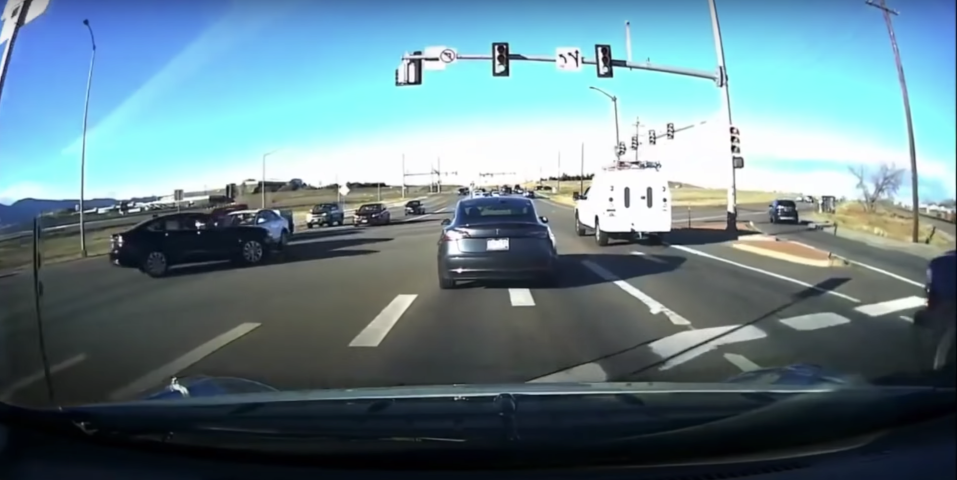
#> input picture pic/04.png, 2870 x 1440 px (shown at 1/3 size)
$ python laneDetection.py
#> lines starting #> are read from the running program, lines starting #| are printed output that depends on the picture; after the words box and inside, x2 and y2 are one past the last pixel; in counts of white or black regions, pixels touching at a corner belong together
import cv2
import numpy as np

##图片灰化、高斯过滤以及canny
image = cv2.imread("pic/04.png")
#> image is the input picture: shape (1440, 2870, 3); mean B, G, R 138.6, 129.3, 102.4
# = cv2.resize(image, (720, 540), interpolation=cv2.INTER_CUBIC)
#cv2.imshow("laneWindow", image)
gray_image = cv2.cvtColor(image, cv2.COLOR_RGB2GRAY)
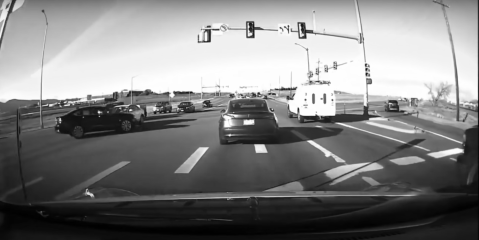
#> gray_image: shape (1440, 2870) (shown at 1/6 size); min 0, max 255, mean 129
#cv2.imshow("grayWindow", gray_image)
Gaus_image = cv2.GaussianBlur(gray_image, (5, 5), 0, 0)
#cv2.imshow("GaussianWindow", Gaus_image)
edge_image = cv2.Canny(Gaus_image, 50, 200)
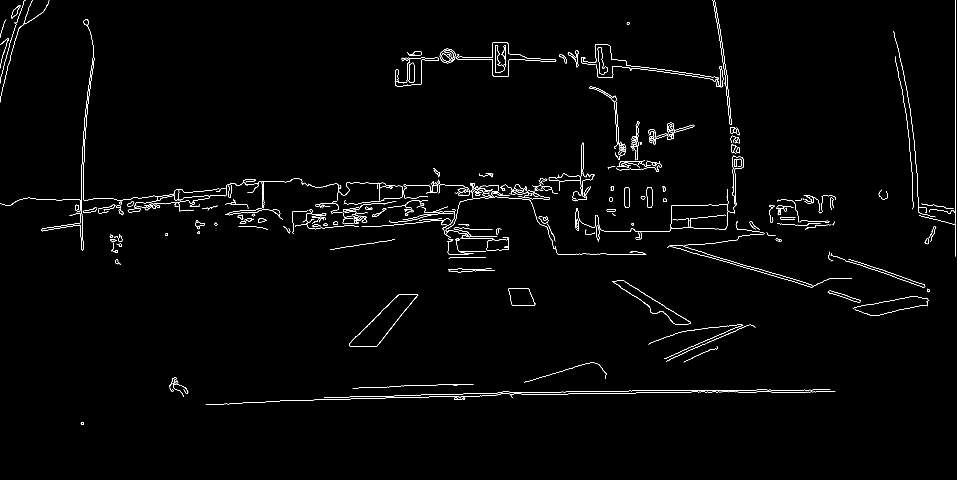
#> edge_image: shape (1440, 2870) (shown at 1/3 size); 1% white in thin lines or dots, all inside (x1, y1, x2, y2) = (0, 0, 2868, 1275)
cv2.imshow("EdgeWindow", edge_image)


##设置ROI
def roi(image, region):
    mask = np.zeros_like(image)
    cv2.fillPoly(mask, region, 255)
    roi_image = cv2.bitwise_and(image, mask)
    return roi_image


roi_vtc = np.array([[(0, edge_image.shape[0] - 20), (340, 320),
                     (350, 320), (edge_image.shape[1] - 100, edge_image.shape[0] - 20)]])
roi_image = roi(edge_image, roi_vtc)
#> in roi, `cv2.fillPoly(mask, region, 255)`:
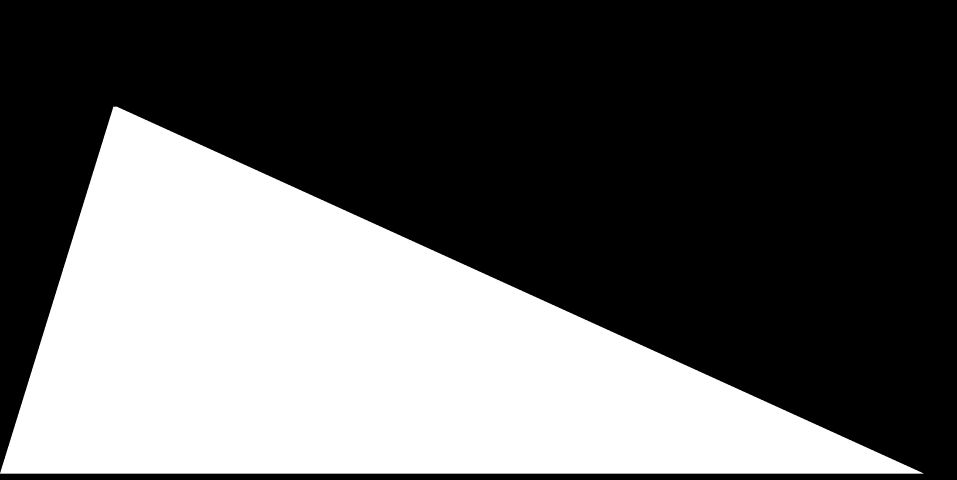
#> mask: shape (1440, 2870) (shown at 1/3 size); 37.1% white; 1 white region, box (x1, y1, x2, y2) and area: (0, 320, 2771, 1421) 1532151
#> in roi, `roi_image = cv2.bitwise_and(image, mask)`:
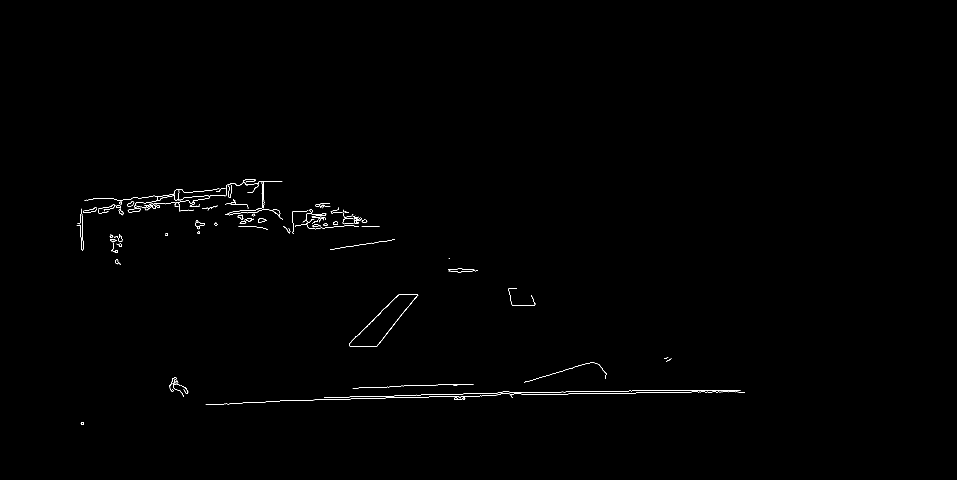
#> roi_image: shape (1440, 2870) (shown at 1/3 size); 0.26% white in thin lines or dots, all inside (x1, y1, x2, y2) = (230, 537, 2235, 1275)
cv2.imshow("roiWindow", roi_image)


##找出直线斜率
def draw_lanes(img, lines, color=[0, 0, 255], thickness=8):
    left_lines, right_lines = [], []
    for line in lines:
        for x1, y1, x2, y2 in line:
            k = (y2 - y1) / (x2 - x1)
            if k < 0:
                left_lines.append(line)
            else:
                right_lines.append(line)

    if (len(left_lines) <= 0 or len(right_lines) <= 0):
        return img

    clean_lines(left_lines, 0.1)
    clean_lines(right_lines, 0.1)
    left_points = [(x1, y1) for line in left_lines for x1, y1, x2, y2 in line]
    left_points = left_points + [(x2, y2) for line in left_lines for x1, y1, x2, y2 in line]
    right_points = [(x1, y1) for line in right_lines for x1, y1, x2, y2 in line]
    right_points = right_points + [(x2, y2) for line in right_lines for x1, y1, x2, y2 in line]

    left_vtx = calc_lane_vertices(left_points, img.shape[0])
    right_vtx = calc_lane_vertices(right_points, img.shape[0])

    cv2.line(img, left_vtx[0], left_vtx[1], color, thickness)
    cv2.line(img, right_vtx[0], right_vtx[1], color, thickness)


def clean_lines(lines, threshold):
    slope = [(y2 - y1) / (x2 - x1) for line in lines for x1, y1, x2, y2 in line]
    while len(lines) > 0:
        mean = np.mean(slope)
        diff = [abs(s - mean) for s in slope]
        idx = np.argmax(diff)
        if diff[idx] > threshold:
            slope.pop(idx)
            lines.pop(idx)
        else:
            break


def calc_lane_vertices(point_list, ymax):
    x = [p[0] for p in point_list]
    y = [p[1] for p in point_list]
    fit = np.polyfit(y, x, 1)
    fit_fn = np.poly1d(fit)
    ymin = min(y)
    xmin = int(fit_fn(ymin))
    xmax = int(fit_fn(ymax))

    return [(xmin, ymin), (xmax, ymax)]


##霍夫变换
def hough_trans(image, rho, theta, threshold, min_line_length, max_line_gap):
    lines = cv2.HoughLinesP(image, rho, theta, threshold,
                            minLineLength=min_line_length,
                            maxLineGap=max_line_gap)
    line_image = np.zeros((image.shape[0], image.shape[1], 3), dtype=np.uint8)
    ##    for line in lines:
    ##        for x1,y1,x2,y2 in line:
    ##            cv2.line(line_image,(x1,y1),(x2,y2),[0,0,255],2)
    draw_lanes(line_image, lines)
    return line_image


line_image = hough_trans(roi_image, 1, np.pi / 180, 10, 40, 20)
#> in hough_trans, `lines = cv2.HoughLinesP(image, rho, theta, threshold, minLineLength=mi..`: lines = 123 rows, first 6: [1789, 1180, 2122, 1175], [1164, 1188, 1363, 1182], [1368, 1189, 1491, 1185], [984, 1198, 1126, 1194], [386, 629, 475, 616], [1574, 1147, 1763, 1089]
#> the loop in draw_lanes, `for line in lines:` made 123 passes
#> after the loop in draw_lanes, `for line in lines:`: left_lines = 79 items, first 6: [[1789, 1180, 2122, 1175]], [[1164, 1188, 1363, 1182]], [[1368, 1189, 1491, 1185]], [[984, 1198, 1126, 1194]], [[386, 629, 475, 616]], [[1574, 1147, 1763, 1089]]; right_lines = 44 items, first 6: [[512, 1170, 561, 1170]], [[485, 588, 550, 594]], [[782, 625, 838, 636]], [[1751, 1174, 1856, 1174]], [[1052, 654, 1099, 660]], [[395, 605, 469, 614]]
#> in clean_lines, `slope = [(y2 - y1) / (x2 - x1) for line in lines for x1, y1, x2, y2 in..`: slope = 79 items, first 6: -0.015, -0.0302, -0.0325, -0.0282, -0.146, -0.307
#> the loop in clean_lines, `while len(lines) > 0:` made 1 pass
#> (mean, idx) on pass 1: (-inf, 41)
#> after the loop in clean_lines, `while len(lines) > 0:`: lines has the same summary as left_lines in draw_lanes
#> the loop in clean_lines (call 2), `while len(lines) > 0:` made 15 passes
#> (mean, idx) on passes 1 to 8: (5.46, 30), (3.66, 38), (2.75, 12), (2.11, 16), (1.44, 33), (0.841, 32), (0.477, 35), (0.22, 30)
#> in draw_lanes, `left_points = [(x1, y1) for line in left_lines for x1, y1, x2, y2 in l..`: left_points = 79 pairs, first value 245 to 1789, second value 553 to 1214
#> in draw_lanes, `left_points = left_points + [(x2, y2) for line in left_lines for x1, y..`: left_points = 158 pairs, first value 245 to 2122, second value 537 to 1214
#> in draw_lanes, `right_points = [(x1, y1) for line in right_lines for x1, y1, x2, y2 in..`: right_points = 30 pairs, first value 283 to 2171, second value 543 to 1193
#> in draw_lanes, `right_points = right_points + [(x2, y2) for line in right_lines for x1..`: right_points = 60 pairs, first value 283 to 2234, second value 543 to 1193
#> in calc_lane_vertices, `x = [p[0] for p in point_list]`: x = 158 values, max 2122 at index 79, min 245 at index 32, mean 888.8
#> in calc_lane_vertices, `y = [p[1] for p in point_list]`: y = 158 values, max 1214 at index 6, min 537 at index 126, mean 781.4
#> in calc_lane_vertices, `fit = np.polyfit(y, x, 1)`: fit = [1.21, -56.04]
#> in calc_lane_vertices, `ymin = min(y)`: ymin = 537
#> in calc_lane_vertices, `xmin = int(fit_fn(ymin))`: xmin = 593
#> in calc_lane_vertices, `xmax = int(fit_fn(ymax))`: xmax = 1685
#> in draw_lanes, `left_vtx = calc_lane_vertices(left_points, img.shape[0])`: left_vtx = [(593, 537), (1685, 1440)]
#> in draw_lanes, `right_vtx = calc_lane_vertices(right_points, img.shape[0])`: right_vtx = [(515, 543), (2029, 1440)]
#> in draw_lanes, `cv2.line(img, left_vtx[0], left_vtx[1], color, thickness)`:
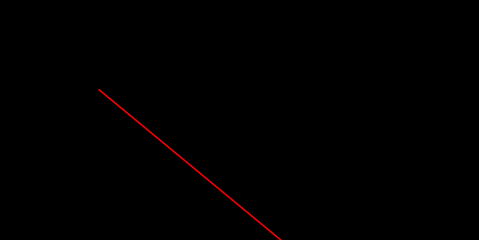
#> img: shape (1440, 2870, 3) (shown at 1/6 size); mean of channels 0, 1, 2 0, 0, 0.8; drawn as B, G, R
cv2.imshow("lineWindow", line_image)
lane_image = cv2.addWeighted(image, 0.71, line_image, 1, 0)
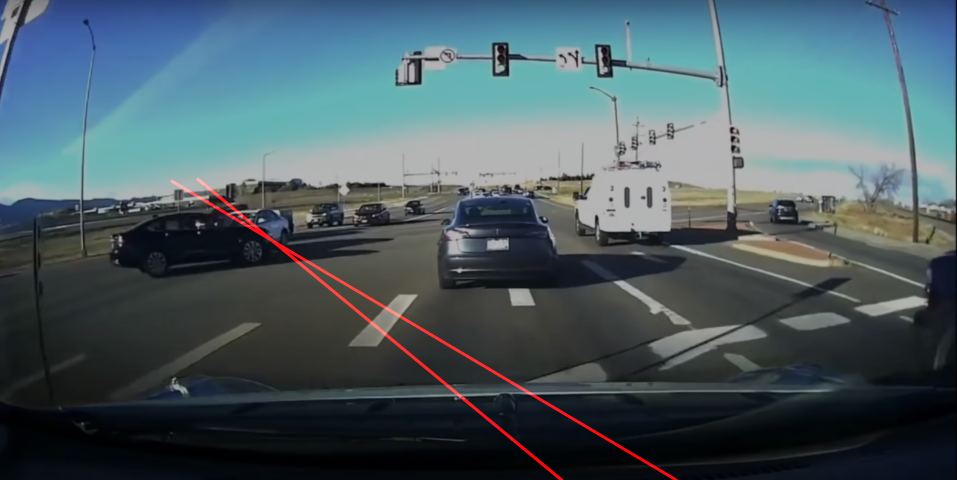
#> lane_image: shape (1440, 2870, 3) (shown at 1/3 size); mean B, G, R 98.4, 91.8, 74.1
cv2.imshow("lane_Window", lane_image)
cv2.imwrite("result/lane_4_result.jpg", lane_image)
cv2.imwrite("result/lane_4_gray.jpg", gray_image)
cv2.imwrite("result/lane_4_edge.jpg", edge_image)
cv2.imwrite("result/lane_4_roi.jpg", roi_image)
cv2.imwrite("result/lane_4_line.jpg", line_image)
cv2.waitKey()
cv2.destroyAllWindows()

$ run again, with pic/01 护栏破损.png copied over pic/04.png
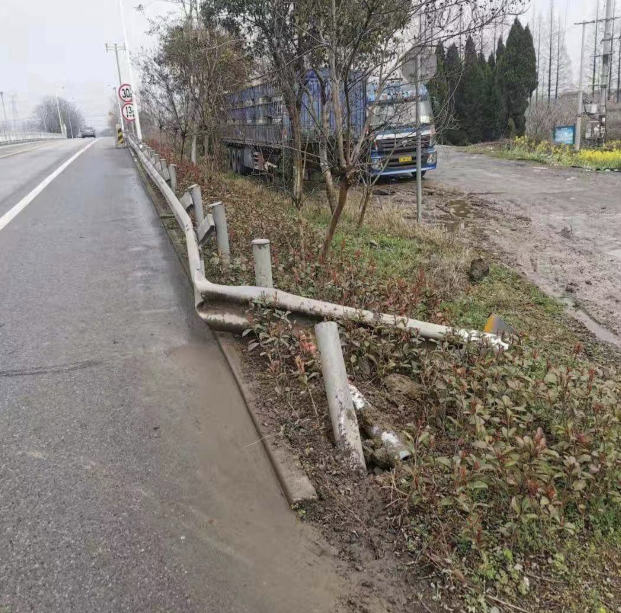
#> input picture pic/01 护栏破损.png, 1242 x 1226 px (shown at 1/2 size)
#> image is the input picture: shape (1226, 1242, 3); mean B, G, R 114.9, 122.5, 129
#> `edge_image = cv2.Canny(Gaus_image, 50, 200)`:
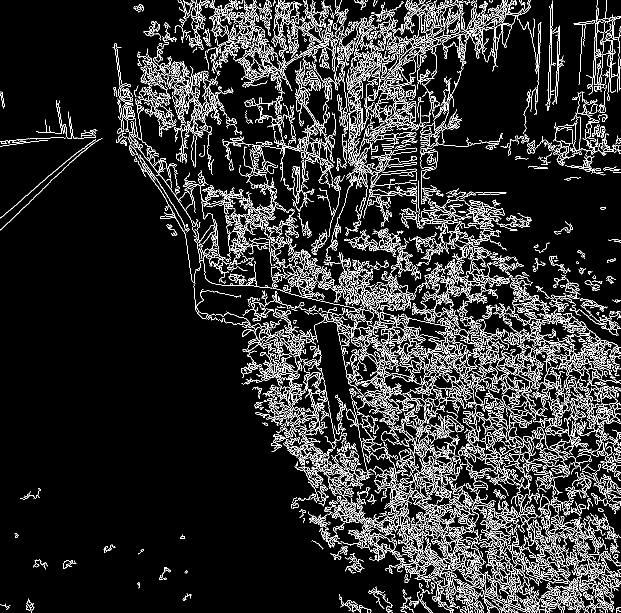
#> edge_image: shape (1226, 1242) (shown at 1/2 size); 11.3% white in thin lines or dots
#> mask: shape (1226, 1242); 33.6% white; 1 white region, box (x1, y1, x2, y2) and area: (0, 320, 1143, 1207) 511799
#> roi_image: shape (1226, 1242); 2.8% white in thin lines or dots, all inside (x1, y1, x2, y2) = (53, 327, 1143, 1207)
#> in hough_trans, `lines = cv2.HoughLinesP(image, rho, theta, threshold, minLineLength=mi..`: lines = 1172 rows, first 6: [510, 597, 575, 698], [719, 868, 1134, 1204], [724, 939, 956, 1205], [705, 776, 1040, 1099], [470, 630, 634, 882], [777, 1011, 883, 1186]
#> the loop in draw_lanes, `for line in lines:` made 1172 passes
#> after the loop in draw_lanes, `for line in lines:`: left_lines = 516 items, first 6: [[838, 1171, 1032, 1084]], [[611, 944, 640, 780]], [[642, 1094, 853, 883]], [[766, 1115, 773, 1007]], [[677, 867, 681, 802]], [[701, 1123, 1005, 1075]]; right_lines = 656 items, first 6: [[510, 597, 575, 698]], [[719, 868, 1134, 1204]], [[724, 939, 956, 1205]], [[705, 776, 1040, 1099]], [[470, 630, 634, 882]], [[777, 1011, 883, 1186]]
#> in clean_lines, `slope = [(y2 - y1) / (x2 - x1) for line in lines for x1, y1, x2, y2 in..`: slope = 516 items, first 6: -0.448, -5.66, -1, -15.43, -16.25, -0.158
#> the loop in clean_lines, `while len(lines) > 0:` made 1 pass
#> (mean, idx) on pass 1: (-inf, 23)
#> after the loop in clean_lines, `while len(lines) > 0:`: lines has the same summary as left_lines in draw_lanes
#> the loop in clean_lines (call 2), `while len(lines) > 0:` made 586 passes
#> (mean, idx) on passes 1 to 3: (2.72, 646), (2.61, 519), (2.55, 290)
#> in draw_lanes, `left_points = [(x1, y1) for line in left_lines for x1, y1, x2, y2 in l..`: left_points = 516 pairs, first value 325 to 1039, second value 372 to 1206
#> in draw_lanes, `left_points = left_points + [(x2, y2) for line in left_lines for x1, y..`: left_points = 1032 pairs, first value 325 to 1126, second value 330 to 1206
#> in draw_lanes, `right_points = [(x1, y1) for line in right_lines for x1, y1, x2, y2 in..`: right_points = 71 pairs, first value 434 to 1088, second value 565 to 1206
#> in draw_lanes, `right_points = right_points + [(x2, y2) for line in right_lines for x1..`: right_points = 142 pairs, first value 434 to 1141, second value 565 to 1206
#> x = 1032 values, max 1126 at index 538, min 325 at index 76, mean 739.6
#> y = 1032 values, max 1206 at index 26, min 330 at index 692, mean 922.1
#> fit = [0.708, 86.45]
#> ymin = 330
#> xmin = 320
#> xmax = 954
#> left_vtx = [(320, 330), (954, 1226)]
#> right_vtx = [(452, 565), (1028, 1226)]
#> `lane_image = cv2.addWeighted(image, 0.71, line_image, 1, 0)`:
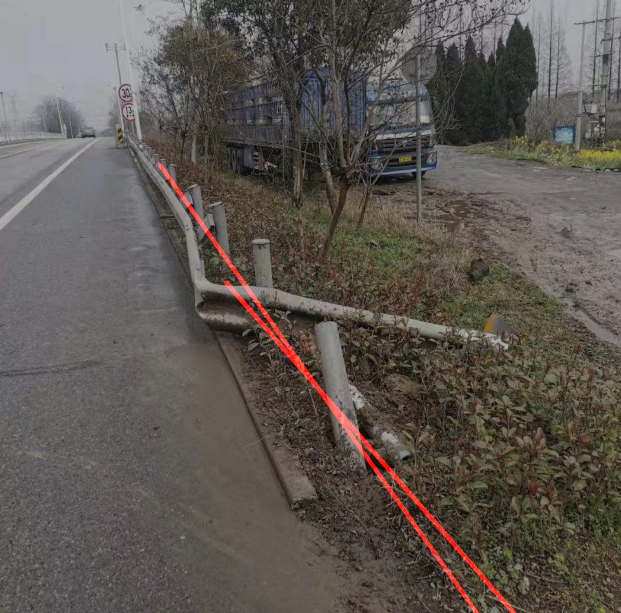
#> lane_image: shape (1226, 1242, 3) (shown at 1/2 size); mean B, G, R 81.6, 87, 93.5
